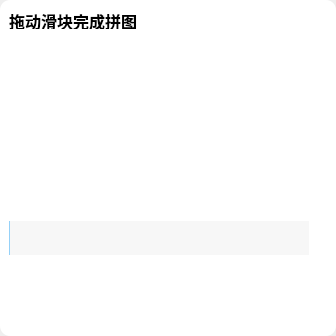
<?xml version="1.0" encoding="UTF-8"?>
<ui version="4.0">
 <class>MainWindow</class>
 <widget class="QMainWindow" name="MainWindow">
  <property name="geometry">
   <rect>
    <x>0</x>
    <y>0</y>
    <width>336</width>
    <height>336</height>
   </rect>
  </property>
  <property name="minimumSize">
   <size>
    <width>336</width>
    <height>336</height>
   </size>
  </property>
  <property name="maximumSize">
   <size>
    <width>336</width>
    <height>336</height>
   </size>
  </property>
  <property name="windowTitle">
   <string>MainWindow</string>
  </property>
  <property name="styleSheet">
   <string notr="true">#container {
	background-color:white;
	border-radius: 10px
}

#refresh_btn, #close_btn {
	border: none;
}

#Slider {
	border-radius: 5px;
	background-color:#f7f7f7;
}

#Slider::groove:horizontal {
	background-color: #f7f7f7;
}

#Slider::handle:horizontal {
	height: 34px;
	width: 63px;
	background-color: white;
	image: url(:/img/arrow.png);
}

#Slider::sub-page:horizontal {
	background-color: #cce9fb;
	border: 1px solid #95d1f8;
	border-radius: 5px;
}</string>
  </property>
  <widget class="QWidget" name="container">
   <layout class="QVBoxLayout" name="verticalLayout">
    <item>
     <widget class="QLabel" name="label">
      <property name="minimumSize">
       <size>
        <width>0</width>
        <height>20</height>
       </size>
      </property>
      <property name="maximumSize">
       <size>
        <width>16777215</width>
        <height>20</height>
       </size>
      </property>
      <property name="font">
       <font>
        <family>黑体</family>
       </font>
      </property>
      <property name="text">
       <string>&lt;html&gt;&lt;head/&gt;&lt;body&gt;&lt;p&gt;&lt;span style=&quot; font-size:12pt; font-weight:700; color: black;&quot;&gt;拖动滑块完成拼图&lt;/span&gt;&lt;/p&gt;&lt;/body&gt;&lt;/html&gt;</string>
      </property>
     </widget>
    </item>
    <item>
     <widget class="Puzzle" name="widget" native="true">
      <property name="minimumSize">
       <size>
        <width>300</width>
        <height>180</height>
       </size>
      </property>
      <property name="maximumSize">
       <size>
        <width>300</width>
        <height>180</height>
       </size>
      </property>
     </widget>
    </item>
    <item>
     <widget class="QSlider" name="Slider">
      <property name="minimumSize">
       <size>
        <width>300</width>
        <height>34</height>
       </size>
      </property>
      <property name="maximumSize">
       <size>
        <width>300</width>
        <height>34</height>
       </size>
      </property>
      <property name="maximum">
       <number>999</number>
      </property>
      <property name="orientation">
       <enum>Qt::Orientation::Horizontal</enum>
      </property>
     </widget>
    </item>
    <item>
     <widget class="QWidget" name="bottom_widget" native="true">
      <property name="minimumSize">
       <size>
        <width>0</width>
        <height>30</height>
       </size>
      </property>
      <layout class="QHBoxLayout" name="horizontalLayout">
       <item>
        <spacer name="horizontalSpacer">
         <property name="orientation">
          <enum>Qt::Orientation::Horizontal</enum>
         </property>
         <property name="sizeHint" stdset="0">
          <size>
           <width>243</width>
           <height>20</height>
          </size>
         </property>
        </spacer>
       </item>
       <item>
        <widget class="QPushButton" name="refresh_btn">
         <property name="sizePolicy">
          <sizepolicy hsizetype="Minimum" vsizetype="Minimum">
           <horstretch>0</horstretch>
           <verstretch>0</verstretch>
          </sizepolicy>
         </property>
         <property name="minimumSize">
          <size>
           <width>21</width>
           <height>21</height>
          </size>
         </property>
         <property name="maximumSize">
          <size>
           <width>21</width>
           <height>21</height>
          </size>
         </property>
         <property name="text">
          <string/>
         </property>
         <property name="icon">
          <iconset resource="Resource.qrc">
           <normaloff>:/img/refresh.png</normaloff>:/img/refresh.png</iconset>
         </property>
         <property name="iconSize">
          <size>
           <width>20</width>
           <height>20</height>
          </size>
         </property>
        </widget>
       </item>
       <item>
        <widget class="QPushButton" name="close_btn">
         <property name="minimumSize">
          <size>
           <width>21</width>
           <height>21</height>
          </size>
         </property>
         <property name="maximumSize">
          <size>
           <width>21</width>
           <height>21</height>
          </size>
         </property>
         <property name="text">
          <string/>
         </property>
         <property name="icon">
          <iconset resource="Resource.qrc">
           <normaloff>:/img/close.png</normaloff>:/img/close.png</iconset>
         </property>
         <property name="iconSize">
          <size>
           <width>20</width>
           <height>20</height>
          </size>
         </property>
        </widget>
       </item>
      </layout>
      <zorder>horizontalSpacer</zorder>
      <zorder>close_btn</zorder>
      <zorder>refresh_btn</zorder>
     </widget>
    </item>
   </layout>
  </widget>
 </widget>
 <customwidgets>
  <customwidget>
   <class>Puzzle</class>
   <extends>QWidget</extends>
   <header>puzzle.h</header>
   <container>1</container>
  </customwidget>
 </customwidgets>
 <resources>
  <include location="Resource.qrc"/>
 </resources>
 <connections>
  <connection>
   <sender>close_btn</sender>
   <signal>clicked()</signal>
   <receiver>MainWindow</receiver>
   <slot>close()</slot>
   <hints>
    <hint type="sourcelabel">
     <x>307</x>
     <y>294</y>
    </hint>
    <hint type="destinationlabel">
     <x>167</x>
     <y>168</y>
    </hint>
   </hints>
  </connection>
 </connections>
</ui>
